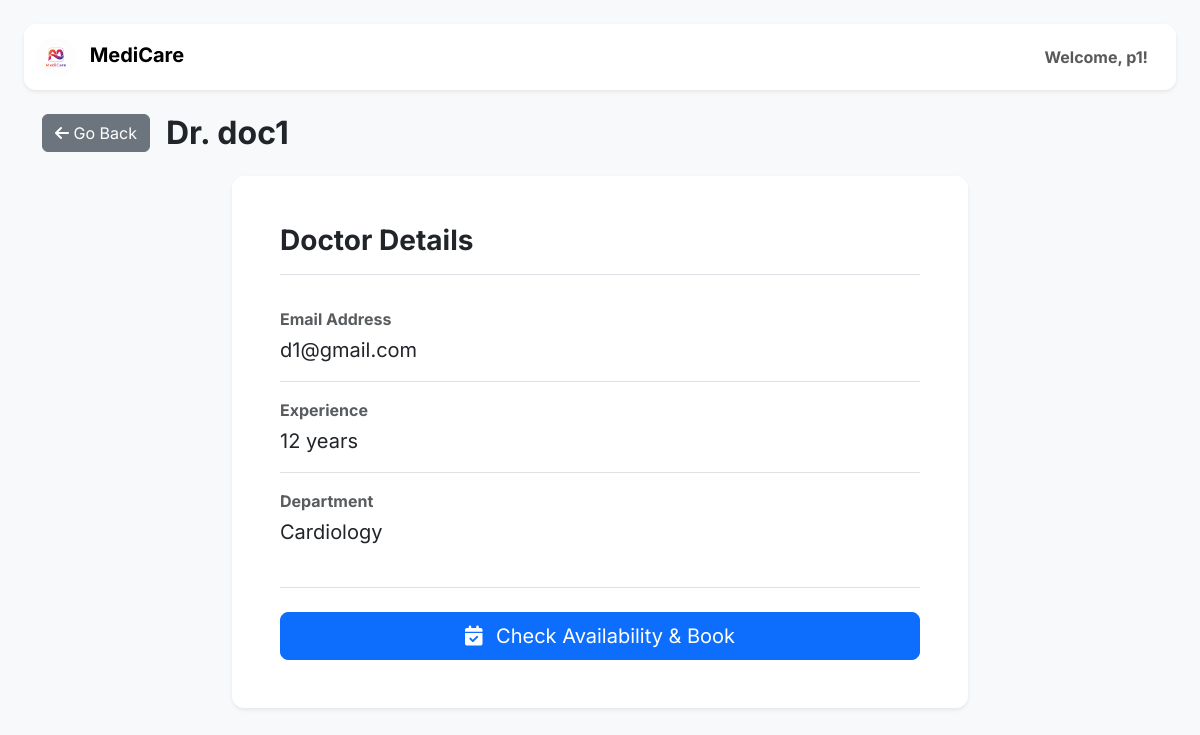
The page /doctor/details/1 (signed in) on the database its author committed.
### application/models.py (models this page shows)
class User(db.Model):
    __tablename__ = 'user'
    id = db.Column(db.Integer(),primary_key = True)
    blocked = db.Column(db.Boolean(), default=False, nullable=False)
    username = db.Column(db.String(), unique=True, nullable=False)
    password = db.Column(db.String(), nullable=False)
    type = db.Column(db.String(), default="patient", nullable=False)
    patient = db.relationship('Patient', backref='user', cascade="all, delete-orphan")
    doctor = db.relationship('Doctor', backref='user', cascade="all, delete-orphan")

class Doctor(db.Model):
    __tablename__ = 'doctor'
    id = db.Column(db.Integer(),primary_key = True)
    doctor_name = db.Column(db.String(), nullable=False)
    password = db.Column(db.String(), nullable=False)
    email = db.Column(db.String(), nullable=False)
    department_id = db.Column(db.Integer(), db.ForeignKey('department.id'), nullable=False)
    user_id = db.Column(db.Integer(), db.ForeignKey('user.id', ondelete="CASCADE"), nullable=False)
    type = db.Column(db.String(), nullable=False)
    experience = db.Column(db.Integer(), nullable=False)
    appointment = db.relationship('Appointment', backref='doctor')
    availability = db.relationship('Availability', backref='doctor', cascade="all, delete-orphan")

class Department(db.Model):
    __tablename__ = 'department'
    id = db.Column(db.Integer(),primary_key = True)
    name = db.Column(db.String())
    description = db.Column(db.String())
    doctor = db.relationship('Doctor', backref='department')

### application/controllers.py (the view)
@app.route("/doctor/details/<int:id>")
def doctor_details(id):
    patient, err = require_patient()
    if err:
        return err
    doctor = Doctor.query.get_or_404(id)
    return render_template(
        "doctor_details.html",
        doctor=doctor,
        this_user=current_user()
    )

### application/controllers.py (called while the page is built)
def current_user():
    uid = session.get("user_id")
    return User.query.get(uid) if uid else None

def require_patient():
    user = current_user()
    if not user:
        return None, redirect("/login")
    patient = Patient.query.filter_by(user_id=user.id).first()
    if not patient:
        flash("Unauthorized!", "danger")
        return None, redirect("/patient")
    return patient, None

### templates/doctor_details.html (shortened to what this page needs)
<!DOCTYPE html>
<html lang="en">
<head>
    <link href="https://cdn.jsdelivr.net/npm/bootstrap@5.3.2/dist/css/bootstrap.min.css" rel="stylesheet">
</head>
<body class="p-4">
    <nav class="navbar navbar-expand-lg navbar-light bg-white shadow-sm sticky-top mb-4" style="border-radius: 0.75rem;">
        <div class="container-fluid">
            <a class="navbar-brand" href="/patient">
                <img src="{{ url_for('static', filename='logo2.png') }}" alt="Logo" style="height: 40px; border-radius: 50%;">
                <span class="fw-bold ms-2">MediCare</span>
            </a>
            <div class="collapse navbar-collapse" id="patientNav">
                <ul class="navbar-nav ms-auto mb-2 mb-lg-0 align-items-center">
                    <li class="nav-item d-none d-lg-block">
                        <span class="navbar-text fw-bold me-3">Welcome, {{this_user.username}}!</span>
                    </li>
                </ul>
            </div>
        </div>
    </nav>
    <main class="container">
        <div class="d-flex align-items-center mb-4">
            <a href="javascript:history.back()" class="btn btn-secondary me-3">
                <i class="fa-solid fa-arrow-left"></i> Go Back
            </a>
            <h2 class="mb-0 fw-bold">Dr. {{ doctor.doctor_name }}</h2>
        </div>
        <div class="row justify-content-center">
            <div class="col-lg-8 col-md-10">
                <div class="card shadow-sm p-4 p-md-5">
                    <h3 class="fw-bold mb-3 pb-3 border-bottom">Doctor Details</h3>
                    <ul class="list-group list-group-flush">
                        <li class="list-group-item px-0 py-3">
                            <strong class="d-block text-muted mb-1">Email Address</strong>
                            <span class="fs-5">{{ doctor.email }}</span>
                        </li>
                        <li class="list-group-item px-0 py-3">
                            <strong class="d-block text-muted mb-1">Experience</strong>
                            <span class ="fs-5">{{ doctor.experience }} years</span>
                        </li>
                        <li class="list-group-item px-0 py-3">
                            <strong class="d-block text-muted mb-1">Department</strong>
                            <span class="fs-5">{{ doctor.department.name }}</span>
                        </li>
                    </ul>
                    <div class="mt-4 pt-4 border-top">
                        <a href="/doctor/check_availability/{{ doctor.id }}" class="btn btn-primary btn-lg w-100">
                            <i class="fa-solid fa-calendar-check me-2"></i> Check Availability & Book
                        </a>
                    </div>
                </div>
            </div>
        </div> </main>
</body>
</html>

### templates/doctor_details.html (style rules this page uses)
body { font-family: 'Inter', sans-serif; background-color: #f8f9fa; }
.card { border: none; border-radius: 0.75rem; }

### rows shown on the page
User: username "p1"
Doctor: doctor_name "doc1", email "d1@gmail.com", experience "12"
Department: department.name "Cardiology"
